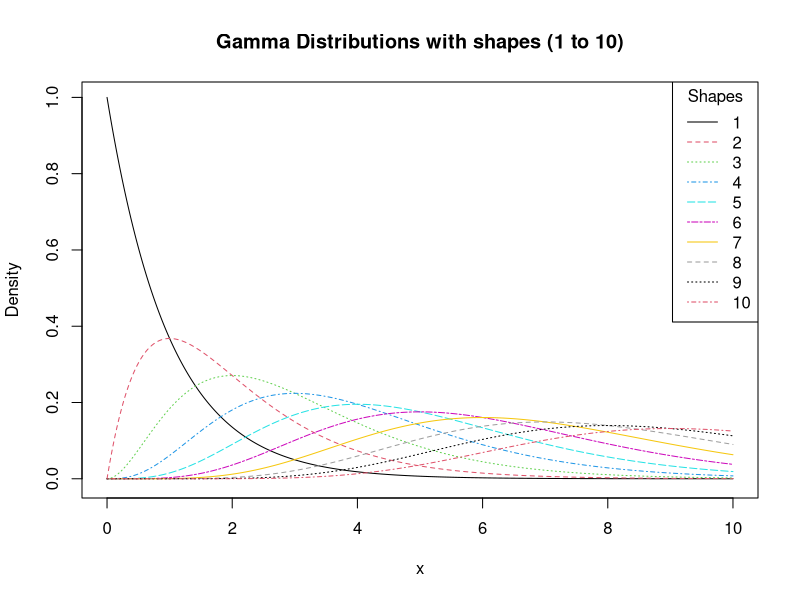

Here is the R script that generated this plot: (Note: this script raises an error after producing the figure.)
## ---- chunk 1
k <- 1:10
plot(0, type = "n", xlim = c(0, 10), ylim = c(-0.01, 1.0), xlab = "x", ylab = "Density", main = "Gamma Distributions with shapes (1 to 10)")

for (shape in k) {
  x <- seq(0, 10, by = 0.01)
  y <- dgamma(x, shape = shape, scale = 1)
  lines(x, y, col = shape, lwd = 1, lty = shape)
}

legend("topright", legend = as.character(k), col = k, lty = k, lwd = 1, title = "Shapes")
## ---- chunk 2
my.pi <- function(B) {
  set.seed(528164)
  #Generating the (x,y) points
  x <- runif(B, min = -1, max = 1)
  y <- runif(B, min = -1, max = 1)
  sum_xy_sq<-sqrt(x^2+y^2)
  
  points_in_circle<-length(which(sum_xy_sq<=1))
  pi_est <- 4 * points_in_circle / B
  return(pi_est)
}
## EV: adding control
my.pi(10^8)
## ---- chunk 3
plot(x = seq(-1,1,0.01), y = seq(-1,1,0.01), type = "n", xlab = "x", ylab = "y", main = expression(paste("Illustration of the procedure to approximate ", pi, " via Monte Carlo simulations")))
# Add the rectangle
rect(-1, -1, 1, 1, border = "black")
set.seed(123)
x <- runif(1000, min = -1, max = 1)
y <- runif(1000, min = -1, max = 1)
r<- x^2 + y^2
points(x[r>1], y[r>1], pch = 16,cex=0.5, col = "black")
points(x[r<=1], y[r<=1], pch = 16,cex=0.5, col = "blue")
curve(sqrt(1 - x^2),-1,1,lwd=2, add = TRUE, col = "blue")
curve(-sqrt(1 - x^2),-1,1,lwd=2, add = TRUE, col = "blue")
abline(h=0,col="red")
abline(v=0,col="red")
#Legend
legend("topright", legend = expression("x"^2 + "y"^2 <= "1","otherwise"), pch = 16, col = c("blue","black"),box.lwd = 0, cex = 0.8)

## EV: the solution is the same as another student's solution. 
## Please clarify, otherwise I cannot grant any points for this exercise. 

## ---- chunk 4
png("../mypi_koech.png", width = 1080, height = 720, res = 96)
est_pi<- function(B) {
set.seed(528164)    
    df <- data.frame(x <- runif(B, min =-1, max = 1),
                     y <- runif(B, min = -1, max = 1))
    df$iteration <- 1:B
    df$points_in_circle <- ifelse(sqrt(x^2 + y^2) <= 1, 1, 0) 
    df$pi_est <- 4 * cumsum(df$points_in_circle) / df$iteration
    return(df$pi_est)
}
B<-10000
pi_est<-est_pi(B)

plot(x = 1:B, y = pi_est,ylim = c(3.1,3.2),xlim = c(1000,B), xlab = "number of points b (iterations)",col="blue",cex=0.1, ylab = expression(paste("estimated value of ",pi)), main = expression(paste("Approximation of ", pi)))
abline(h=22/7,col="red")
dev.off()

## EV: Why are you not using the function you defined above? 
# Also: See comment to b).

##### EV: ?/3 #####

## ---- chunk 5
set.seed(528164)
StringSim<-function(s,p,m){
  permutations<-replicate(m, 
                            paste0(
                              sample(strsplit(s,"")[[1]], 
                                             replace = FALSE), collapse = ""))
  TimesEqual<-sum(permutations==p)
  result<-list(permutations=permutations,TimesEqual=TimesEqual)
  return(result)
}
StringSim("People","eePolp",6)

## EV: Exactly the same solution as another student submitted. Please explain.
##### EV: ?/4 #####
